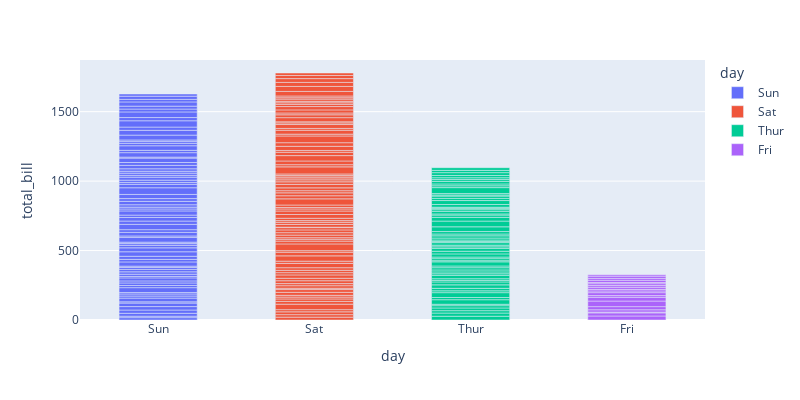

Write notebook code for a chart like this one.
### Code cell
fig = px.bar(df, x='day', y='total_bill', color = 'day')
fig.update_traces(width=0.5)
fig.update_layout(width=800, height=400)
fig.show()

### Figure 1 — Plotly figure (JSON) as saved in the notebook; plotly's stock layout.template omitted (floating-point values rounded to 4 significant figures)
{"data": [{"alignmentgroup": "True", "hovertemplate": "day=%{x}<br>total_bill=%{y}<extra></extra>", "legendgroup": "Sun", "marker": {"color": "#636efa", "pattern": {"shape": ""}}, "name": "Sun", "offsetgroup": "Sun", "orientation": "v", "showlegend": true, "textposition": "auto", "type": "bar", "width": 0.5, "x": ["Sun", "Sun", "Sun", "Sun", "Sun", "Sun", "Sun", "Sun", "Sun", "Sun", "Sun", "Sun", "Sun", "Sun", "Sun", "Sun", "Sun", "Sun", "Sun", "Sun", "Sun", "Sun", "Sun", "Sun", "Sun", "Sun", "Sun", "Sun", "Sun", "Sun", "Sun", "Sun", "Sun", "Sun", "Sun", "Sun", "Sun", "Sun", "Sun", "Sun", "Sun", "Sun", "Sun", "Sun", "Sun", "Sun", "Sun", "Sun", "Sun", "Sun", "Sun", "Sun", "Sun", "Sun", "Sun", "Sun", "Sun", "Sun", "Sun", "Sun", "Sun", "Sun", "Sun", "Sun", "Sun", "Sun", "Sun", "Sun", "Sun", "Sun", "Sun", "Sun", "Sun", "Sun", "Sun", "Sun"], "xaxis": "x", "y": [16.99, 10.34, 21.01, 23.68, 24.59, 25.29, 8.77, 26.88, 15.04, 14.78, 10.27, 35.26, 15.42, 18.43, 14.83, 21.58, 10.33, 16.29, 16.97, 17.46, 13.94, 9.68, 30.4, 18.29, 22.23, 32.4, 28.55, 18.04, 12.54, 10.29, 34.81, 9.94, 25.56, 19.49, 38.07, 23.95, 25.71, 17.31, 29.93, 14.07, 13.13, 17.26, 24.55, 19.77, 29.85, 48.17, 25, 13.39, 16.49, 21.5, 12.66, 16.21, 13.81, 17.51, 24.52, 20.76, 31.71, 7.25, 31.85, 16.82, 32.9, 17.89, 14.48, 9.6, 34.63, 34.65, 23.33, 45.35, 23.17, 40.55, 20.69, 20.9, 30.46, 18.15, 23.1, 15.69], "yaxis": "y"}, {"alignmentgroup": "True", "hovertemplate": "day=%{x}<br>total_bill=%{y}<extra></extra>", "legendgroup": "Sat", "marker": {"color": "#EF553B", "pattern": {"shape": ""}}, "name": "Sat", "offsetgroup": "Sat", "orientation": "v", "showlegend": true, "textposition": "auto", "type": "bar", "width": 0.5, "x": ["Sat", "Sat", "Sat", "Sat", "Sat", "Sat", "Sat", "Sat", "Sat", "Sat", "Sat", "Sat", "Sat", "Sat", "Sat", "Sat", "Sat", "Sat", "Sat", "Sat", "Sat", "Sat", "Sat", "Sat", "Sat", "Sat", "Sat", "Sat", "Sat", "Sat", "Sat", "Sat", "Sat", "Sat", "Sat", "Sat", "Sat", "Sat", "Sat", "Sat", "Sat", "Sat", "Sat", "Sat", "Sat", "Sat", "Sat", "Sat", "Sat", "Sat", "Sat", "Sat", "Sat", "Sat", "Sat", "Sat", "Sat", "Sat", "Sat", "Sat", "Sat", "Sat", "Sat", "Sat", "Sat", "Sat", "Sat", "Sat", "Sat", "Sat", "Sat", "Sat", "Sat", "Sat", "Sat", "Sat", "Sat", "Sat", "Sat", "Sat", "Sat", "Sat", "Sat", "Sat", "Sat", "Sat", "Sat"], "xaxis": "x", "y": [20.65, 17.92, 20.29, 15.77, 39.42, 19.82, 17.81, 13.37, 12.69, 21.7, 19.65, 9.55, 18.35, 15.06, 20.69, 17.78, 24.06, 16.31, 16.93, 18.69, 31.27, 16.04, 38.01, 26.41, 11.24, 48.27, 20.29, 13.81, 11.02, 18.29, 17.59, 20.08, 16.45, 3.07, 20.23, 15.01, 12.02, 17.07, 26.86, 25.28, 14.73, 10.51, 17.92, 44.3, 22.42, 20.92, 15.36, 20.49, 25.21, 18.24, 14.31, 14, 7.25, 10.59, 10.63, 50.81, 15.81, 26.59, 38.73, 24.27, 12.76, 30.06, 25.89, 48.33, 13.27, 28.17, 12.9, 28.15, 11.59, 7.74, 30.14, 20.45, 13.28, 22.12, 24.01, 15.69, 11.61, 10.77, 15.53, 10.07, 12.6, 32.83, 35.83, 29.03, 27.18, 22.67, 17.82], "yaxis": "y"}, {"alignmentgroup": "True", "hovertemplate": "day=%{x}<br>total_bill=%{y}<extra></extra>", "legendgroup": "Thur", "marker": {"color": "#00cc96", "pattern": {"shape": ""}}, "name": "Thur", "offsetgroup": "Thur", "orientation": "v", "showlegend": true, "textposition": "auto", "type": "bar", "width": 0.5, "x": ["Thur", "Thur", "Thur", "Thur", "Thur", "Thur", "Thur", "Thur", "Thur", "Thur", "Thur", "Thur", "Thur", "Thur", "Thur", "Thur", "Thur", "Thur", "Thur", "Thur", "Thur", "Thur", "Thur", "Thur", "Thur", "Thur", "Thur", "Thur", "Thur", "Thur", "Thur", "Thur", "Thur", "Thur", "Thur", "Thur", "Thur", "Thur", "Thur", "Thur", "Thur", "Thur", "Thur", "Thur", "Thur", "Thur", "Thur", "Thur", "Thur", "Thur", "Thur", "Thur", "Thur", "Thur", "Thur", "Thur", "Thur", "Thur", "Thur", "Thur", "Thur", "Thur"], "xaxis": "x", "y": [27.2, 22.76, 17.29, 19.44, 16.66, 10.07, 32.68, 15.98, 34.83, 13.03, 18.28, 24.71, 21.16, 10.65, 12.43, 24.08, 11.69, 13.42, 14.26, 15.95, 12.48, 29.8, 8.52, 14.52, 11.38, 22.82, 19.08, 20.27, 11.17, 12.26, 18.26, 8.51, 10.33, 14.15, 16, 13.16, 17.47, 34.3, 41.19, 27.05, 16.43, 8.35, 18.64, 11.87, 9.78, 7.51, 19.81, 28.44, 15.48, 16.58, 7.56, 10.34, 43.11, 13, 13.51, 18.71, 12.74, 13, 16.4, 20.53, 16.47, 18.78], "yaxis": "y"}, {"alignmentgroup": "True", "hovertemplate": "day=%{x}<br>total_bill=%{y}<extra></extra>", "legendgroup": "Fri", "marker": {"color": "#ab63fa", "pattern": {"shape": ""}}, "name": "Fri", "offsetgroup": "Fri", "orientation": "v", "showlegend": true, "textposition": "auto", "type": "bar", "width": 0.5, "x": ["Fri", "Fri", "Fri", "Fri", "Fri", "Fri", "Fri", "Fri", "Fri", "Fri", "Fri", "Fri", "Fri", "Fri", "Fri", "Fri", "Fri", "Fri", "Fri"], "xaxis": "x", "y": [28.97, 22.49, 5.75, 16.32, 22.75, 40.17, 27.28, 12.03, 21.01, 12.46, 11.35, 15.38, 12.16, 13.42, 8.58, 15.98, 13.42, 16.27, 10.09], "yaxis": "y"}], "layout": {"barmode": "relative", "height": 400, "legend": {"title": {"text": "day"}, "tracegroupgap": 0}, "margin": {"t": 60}, "width": 800, "xaxis": {"anchor": "y", "categoryarray": ["Sun", "Sat", "Thur", "Fri"], "categoryorder": "array", "domain": [0, 1], "title": {"text": "day"}}, "yaxis": {"anchor": "x", "domain": [0, 1], "title": {"text": "total_bill"}}}}
